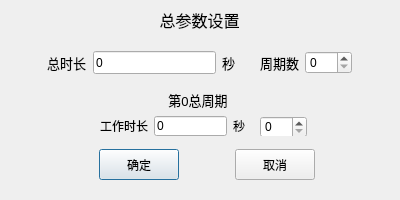
<?xml version="1.0" encoding="UTF-8"?>
<ui version="4.0">
 <class>AllSettingWindow</class>
 <widget class="QDialog" name="AllSettingWindow">
  <property name="geometry">
   <rect>
    <x>0</x>
    <y>0</y>
    <width>400</width>
    <height>200</height>
   </rect>
  </property>
  <property name="windowTitle">
   <string>Dialog</string>
  </property>
  <widget class="QWidget" name="horizontalLayoutWidget">
   <property name="geometry">
    <rect>
     <x>-1</x>
     <y>-1</y>
     <width>401</width>
     <height>41</height>
    </rect>
   </property>
   <layout class="QHBoxLayout" name="horizontalLayout">
    <item>
     <widget class="QLabel" name="label">
      <property name="font">
       <font>
        <family>微软雅黑</family>
        <pointsize>12</pointsize>
        <weight>50</weight>
        <bold>false</bold>
       </font>
      </property>
      <property name="text">
       <string>总参数设置</string>
      </property>
      <property name="alignment">
       <set>Qt::AlignCenter</set>
      </property>
     </widget>
    </item>
   </layout>
  </widget>
  <widget class="QWidget" name="layoutWidget">
   <property name="geometry">
    <rect>
     <x>99</x>
     <y>149</y>
     <width>216</width>
     <height>31</height>
    </rect>
   </property>
   <layout class="QHBoxLayout" name="horizontalLayout_4">
    <item>
     <widget class="QPushButton" name="pushButton">
      <property name="sizePolicy">
       <sizepolicy hsizetype="Fixed" vsizetype="Preferred">
        <horstretch>0</horstretch>
        <verstretch>0</verstretch>
       </sizepolicy>
      </property>
      <property name="text">
       <string>确定</string>
      </property>
     </widget>
    </item>
    <item>
     <widget class="QLabel" name="label_8">
      <property name="text">
       <string/>
      </property>
     </widget>
    </item>
    <item>
     <widget class="QPushButton" name="pushButton_2">
      <property name="sizePolicy">
       <sizepolicy hsizetype="Minimum" vsizetype="Preferred">
        <horstretch>0</horstretch>
        <verstretch>0</verstretch>
       </sizepolicy>
      </property>
      <property name="text">
       <string>取消</string>
      </property>
     </widget>
    </item>
   </layout>
  </widget>
  <widget class="QWidget" name="layoutWidget_2">
   <property name="geometry">
    <rect>
     <x>40</x>
     <y>50</y>
     <width>312</width>
     <height>25</height>
    </rect>
   </property>
   <layout class="QHBoxLayout" name="horizontalLayout_2">
    <item>
     <widget class="QLabel" name="label_2">
      <property name="font">
       <font>
        <pointsize>10</pointsize>
       </font>
      </property>
      <property name="text">
       <string>  总时长</string>
      </property>
     </widget>
    </item>
    <item>
     <widget class="QLineEdit" name="lineEdit">
      <property name="minimumSize">
       <size>
        <width>94</width>
        <height>23</height>
       </size>
      </property>
      <property name="text">
       <string>0</string>
      </property>
     </widget>
    </item>
    <item>
     <widget class="QLabel" name="label_3">
      <property name="font">
       <font>
        <pointsize>10</pointsize>
       </font>
      </property>
      <property name="text">
       <string>秒     </string>
      </property>
     </widget>
    </item>
    <item>
     <widget class="QLabel" name="label_4">
      <property name="font">
       <font>
        <pointsize>10</pointsize>
       </font>
      </property>
      <property name="text">
       <string>周期数</string>
      </property>
     </widget>
    </item>
    <item>
     <widget class="QSpinBox" name="spinBox">
      <property name="minimum">
       <number>0</number>
      </property>
      <property name="maximum">
       <number>100</number>
      </property>
      <property name="value">
       <number>0</number>
      </property>
     </widget>
    </item>
   </layout>
  </widget>
  <widget class="QWidget" name="layoutWidget_3">
   <property name="geometry">
    <rect>
     <x>100</x>
     <y>90</y>
     <width>207</width>
     <height>46</height>
    </rect>
   </property>
   <layout class="QVBoxLayout" name="verticalLayout">
    <item>
     <widget class="QLabel" name="label_5">
      <property name="font">
       <font>
        <pointsize>10</pointsize>
       </font>
      </property>
      <property name="text">
       <string>第0总周期   </string>
      </property>
      <property name="alignment">
       <set>Qt::AlignCenter</set>
      </property>
     </widget>
    </item>
    <item>
     <layout class="QHBoxLayout" name="horizontalLayout_3">
      <item>
       <widget class="QLabel" name="label_6">
        <property name="text">
         <string>工作时长</string>
        </property>
       </widget>
      </item>
      <item>
       <widget class="QLineEdit" name="lineEdit_1">
        <property name="maximumSize">
         <size>
          <width>73</width>
          <height>22</height>
         </size>
        </property>
        <property name="text">
         <string>0</string>
        </property>
       </widget>
      </item>
      <item>
       <widget class="QLabel" name="label_7">
        <property name="text">
         <string>秒</string>
        </property>
       </widget>
      </item>
      <item>
       <widget class="QSpinBox" name="spinBox_2">
        <property name="minimumSize">
         <size>
          <width>46</width>
          <height>22</height>
         </size>
        </property>
        <property name="minimum">
         <number>0</number>
        </property>
        <property name="maximum">
         <number>100</number>
        </property>
        <property name="singleStep">
         <number>1</number>
        </property>
        <property name="value">
         <number>0</number>
        </property>
       </widget>
      </item>
     </layout>
    </item>
   </layout>
  </widget>
 </widget>
 <resources/>
 <connections/>
</ui>
